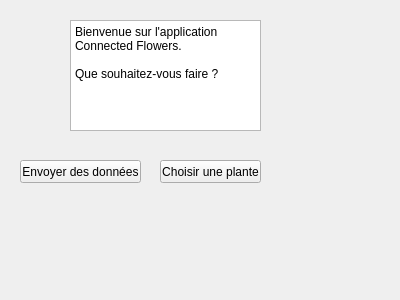
<?xml version="1.0" encoding="UTF-8"?>
<ui version="4.0">
 <class>Widget</class>
 <widget class="QWidget" name="Widget">
  <property name="geometry">
   <rect>
    <x>0</x>
    <y>0</y>
    <width>400</width>
    <height>300</height>
   </rect>
  </property>
  <property name="windowTitle">
   <string>Widget</string>
  </property>
  <widget class="QPushButton" name="pushButton">
   <property name="geometry">
    <rect>
     <x>20</x>
     <y>160</y>
     <width>121</width>
     <height>23</height>
    </rect>
   </property>
   <property name="text">
    <string>Envoyer des données</string>
   </property>
  </widget>
  <widget class="QWidget" name="verticalLayoutWidget">
   <property name="geometry">
    <rect>
     <x>80</x>
     <y>200</y>
     <width>160</width>
     <height>80</height>
    </rect>
   </property>
   <layout class="QVBoxLayout" name="verticalLayout"/>
  </widget>
  <widget class="QPushButton" name="pushButton_2">
   <property name="geometry">
    <rect>
     <x>160</x>
     <y>160</y>
     <width>101</width>
     <height>23</height>
    </rect>
   </property>
   <property name="text">
    <string>Choisir une plante</string>
   </property>
  </widget>
  <widget class="QPlainTextEdit" name="plainTextEdit">
   <property name="geometry">
    <rect>
     <x>70</x>
     <y>20</y>
     <width>191</width>
     <height>111</height>
    </rect>
   </property>
   <property name="plainText">
    <string>Bienvenue sur l'application Connected Flowers. 

Que souhaitez-vous faire ?</string>
   </property>
  </widget>
 </widget>
 <layoutdefault spacing="6" margin="11"/>
 <resources/>
 <connections/>
</ui>
